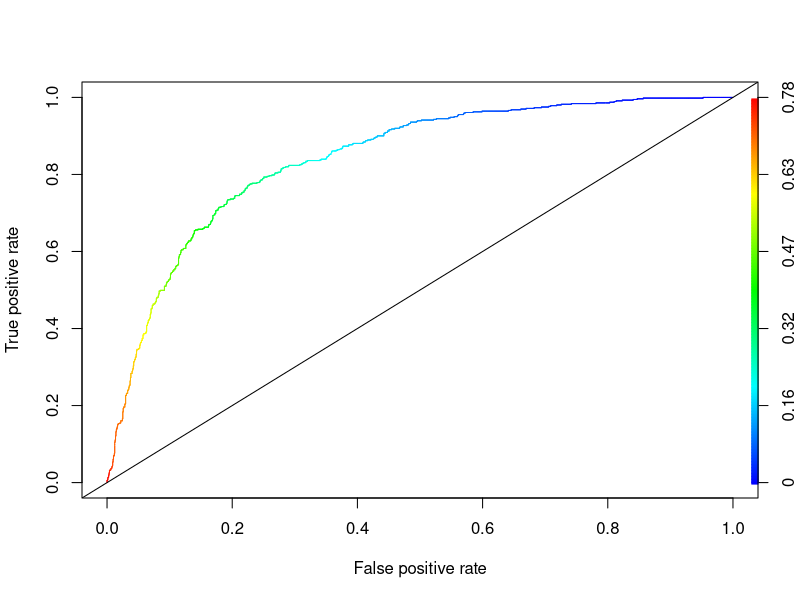
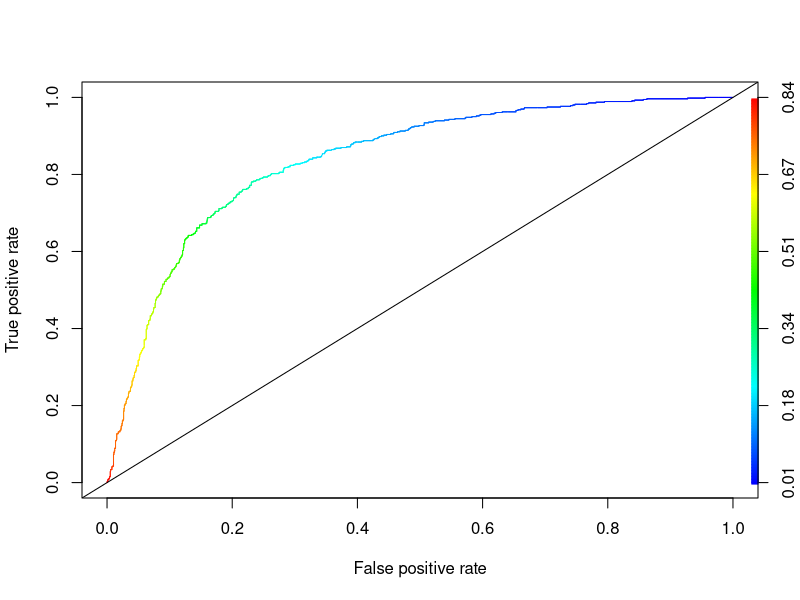
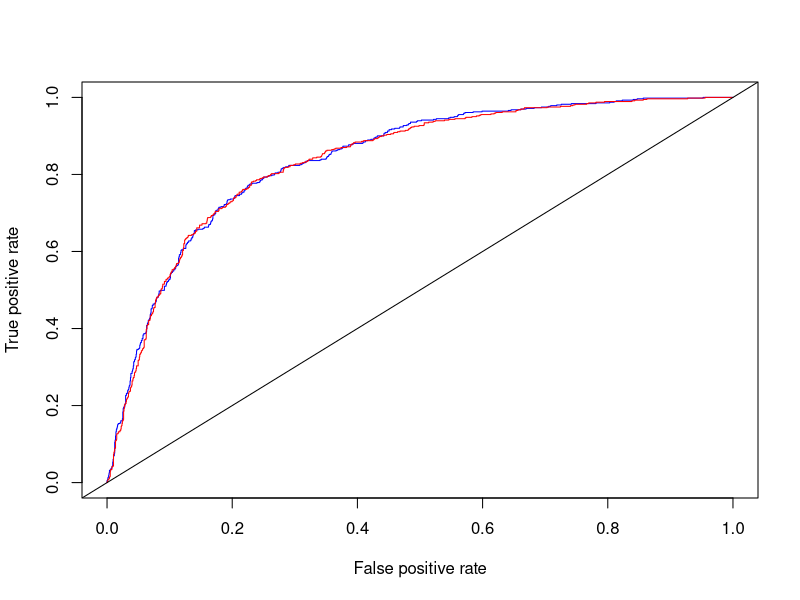

Write the R code that produced these figures, in order.
## ---- chunk 1
library(dplyr)
library(ggplot2)
library(GGally)
library(caTools)
library(ROCR)
library(MASS)
## ---- chunk 2
churn <- read.csv("customerchurn.csv")
set.seed(144)
## ---- chunk 3
split <- sample.split(churn$Churn, SplitRatio = 0.7)

train <- filter(churn, split == TRUE)
test <- filter(churn, split == FALSE)
## ---- chunk 4
LogModel <- glm(Churn ~ MonthlyCharges + SeniorCitizen + PaymentMethod + InternetService + tenure +  Contract, data=train, family="binomial")
summary(LogModel)
## ---- chunk 5
predTestLog <- predict(LogModel, newdata=test, type="response")  # type = "response" gives the predicted probabilities
summary(predTestLog)
## ---- chunk 6
# Now, create the confusion matrix with threshold probability = 0.5.
table(test$Churn, predTestLog > 0.5)
# What is the accuracy?
(1409+280)/(281+280+1409+140)

# What is the True Positive Rate ?
280/( 280+281)

# What is the False Positive rate ?
140/(140+1409)
## ---- chunk 7
# Now, try threshold probability = 1/3.
table(test$Churn, predTestLog > 1/3)
# What is the accuracy?
# What is the True Positive Rate ?
# What is the False Positive rate ?

## ---- chunk 8
# Some ROC packages in R
# ROCR, pROC, PRROC, plotROC, precrec, ROCit

# Take ROCR as an example
# ROC curves
rocr.log.pred <- prediction(predTestLog, test$Churn)
logPerformance <- performance(rocr.log.pred, "tpr", "fpr")
plot(logPerformance, colorize = TRUE)
abline(0, 1)
as.numeric(performance(rocr.log.pred, "auc")@y.values)
## ---- chunk 9
LdaModel <- lda(Churn ~ MonthlyCharges + SeniorCitizen + PaymentMethod + InternetService + tenure + Contract, data=train)
predTestLDA <- predict(LdaModel, newdata=test) #reference
predTestLDA_probs <- predTestLDA$posterior[,2]
table(test$Churn, predTestLDA_probs > 1/3)
## ---- chunk 10
rocr.lda.pred <- prediction(predTestLDA_probs, test$Churn)
ldaPerformance <- performance(rocr.lda.pred, "tpr", "fpr")
plot(ldaPerformance, colorize = TRUE)
abline(0, 1)
as.numeric(performance(rocr.lda.pred, "auc")@y.values)
## ---- chunk 11
plot(logPerformance, col="blue")
plot(ldaPerformance, col="red", add=TRUE)
abline(0,1)
## ---- chunk 12
# For fun, let's use LDA for a multiclass problem
# Predict payment type based on monthy charges, senior citizen, Internet service, tenure, contract

lda_fun_mod <- lda(PaymentMethod ~ MonthlyCharges + SeniorCitizen + InternetService + 
                     tenure + Contract, data = train)

pred_test_lda_fun <- predict(lda_fun_mod, newdata = test)
pred_test_lda_fun_class <- pred_test_lda_fun$class
pred_test_lda_fun_probs <- pred_test_lda_fun$posterior

# table
tab = table(test$PaymentMethod, pred_test_lda_fun_class)

# accuracy
sum(diag(tab))/ sum(tab)
